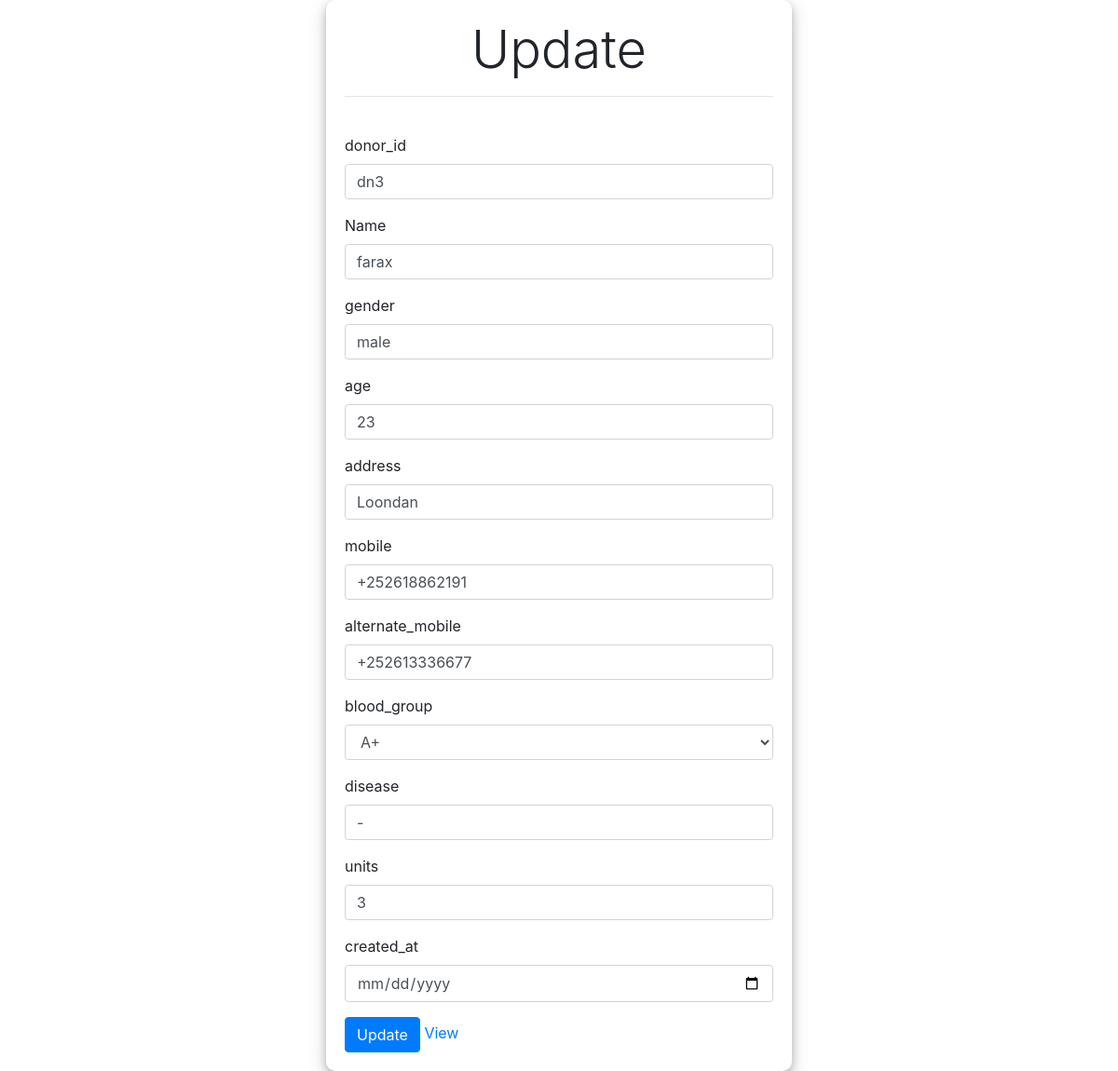
The page /update.php?id=3 on the database its author committed.
### tables this page shows
CREATE TABLE `donors` (
  `id` int(11) NOT NULL,
  `donor_id` varchar(100) DEFAULT NULL,
  `name` varchar(100) DEFAULT NULL,
  `gender` varchar(100) DEFAULT NULL,
  `age` varchar(100) DEFAULT NULL,
  `address` varchar(100) DEFAULT NULL,
  `mobile` varchar(100) DEFAULT NULL,
  `alternate_mobile` varchar(100) DEFAULT NULL,
  `blood_group` varchar(100) DEFAULT NULL,
  `disease` varchar(100) DEFAULT NULL,
  `units` varchar(100) DEFAULT NULL,
  `created_at` datetime DEFAULT NULL
);

### php/update.php (called while the page is built)
<?php
if (isset($_GET['id'])) {
	include "db_conn.php";
	function validate($data){
        $data = trim($data);
        $data = stripslashes($data);
        $data = htmlspecialchars($data);
        return $data;
	}
	$id = validate($_GET['id']);
	$sql = "SELECT * FROM donors WHERE id=$id";
    $result = mysqli_query($conn, $sql);
    if (mysqli_num_rows($result) > 0) {
    	$row = mysqli_fetch_assoc($result);
    }else {
    	header("Location: read.php");
    }
}else if(isset($_POST['update'])){
    include "../db_conn.php";
    function validate($data){
        $data = trim($data);
        $data = stripslashes($data);
        $data = htmlspecialchars($data);
        return $data;
	}
	$donor_id = validate($_POST['donor_id']);
	$name = validate($_POST['name']);
	$id = validate($_POST['id']);
        $gender = validate($_POST['gender']);
	$age = validate($_POST['age']);
        $address = validate($_POST['address']);
	$mobile = validate($_POST['mobile']);
        $alternate_mobile = validate($_POST['alternate_mobile']);
	$blood_group = validate($_POST['blood_group']);
        $disease = validate($_POST['disease']);
	$units = validate($_POST['units']);
        $created_at = validate($_POST['created_at']);
	if (empty($donor_id)) {
		header("Location: ../update.php?id=$id&error=donor_id is required");
	}
        else if (empty($name)) {
		header("Location: ../update.php?id=$id&error=name is required");
	}
        else if (empty($gender)) {
		header("Location: ../update.php?id=$id&error=gender is required");
	}
        else if (empty($age)) {
		header("Location: ../update.php?id=$id&error=age is required");
	}
        else if (empty($address)) {
		header("Location: ../update.php?id=$id&error=address is required");
	}
        else if (empty($mobile)) {
		header("Location: ../update.php?id=$id&error=mobile is required");
	}
        else if (empty($alternate_mobile)) {
		header("Location: ../update.php?id=$id&error=alternate_mobile is required");
	}
        else if (empty($blood_group)) {
		header("Location: ../update.php?id=$id&error=blood_group is required");
	}
        else if (empty($disease)) {
		header("Location: ../update.php?id=$id&error=disease is required");
	}
        else if (empty($units)) {
		header("Location: ../update.php?id=$id&error=units is required");
	}
        else if (empty($created_at)) {
		header("Location: ../update.php?id=$id&error=created_at is required");
	}
        else {
       $sql = "UPDATE donors
               SET donor_id='$donor_id', name='$name',gender='$gender',
               age='$age',address='$address',mobile='$mobile',alternate_mobile='$alternate_mobile',
               blood_group='$blood_group',disease='$disease',units='$units',created_at='$created_at'
               WHERE id=$id ";
       $result = mysqli_query($conn, $sql);
       if ($result) {
       	  header("Location: ../read.php?success=successfully updated");
       }else {
          header("Location: ../update.php?id=$id&error=unknown error occurred&$user_data");
       }
	}
}else {
	header("Location: read.php");
}

### update.php (the view, shortened to what this page needs)
<?php include 'php/update.php'; ?>
<!DOCTYPE html>
<html>
<head>
	<link rel="stylesheet" href="https://maxcdn.bootstrapcdn.com/bootstrap/4.0.0/css/bootstrap.min.css">
    <link rel="stylesheet" href="css/style.css">
</head>
<body>
	<div class="container">
		<form action="php/update.php"   method="post">
		   <h4 class="display-4 text-center">Update</h4><hr><br>
		   <div class="form-group">
		     <label for="name">donor_id</label>
		     <input type="text"  class="form-control"  id="donor_id"  name="donor_id"  value="<?=$row['donor_id'] ?>" >
		   </div>
		   <div class="form-group">
		     <label for="name">Name</label>
		     <input type="name"  class="form-control"  id="name"  name="name"  value="<?=$row['name'] ?>" >
		   </div>
		   <div class="form-group">
		     <label for="name">gender</label>
		     <input type="text"  class="form-control"  id="gender"  name="gender"  value="<?=$row['gender'] ?>" >
		   </div>
		   <div class="form-group">
		     <label for="name">age</label>
		     <input type="number"  class="form-control"  id="age"  name="age"  value="<?=$row['age'] ?>" >
		   </div>
		   <div class="form-group">
		     <label for="name">address</label>
		     <input type="text"  class="form-control"  id="address"  name="address"  value="<?=$row['address'] ?>" >
		   </div>
		   <div class="form-group">
		     <label for="name">mobile</label>
		     <input type="mobile"  class="form-control"  id="mobile"  name="mobile"  value="<?=$row['mobile'] ?>" >
		   </div>
		   <div class="form-group">
		     <label for="name">alternate_mobile</label>
		     <input type="mobile"  class="form-control"  id="alternate_mobile"  name="alternate_mobile"  value="<?=$row['alternate_mobile'] ?>" >
		   </div>
		   <div class="form-group">
		   <label for="name">blood_group</label>
		   <select name="blood_group" id="blood_group"   value="<?=$row['blood_group'] ?>"   class="form-control">
    <option value="A+">A+</option>
  </select>
  </div>
		   <div class="form-group">
		     <label for="name">disease</label>
		     <input type="disease"  class="form-control"  id="disease"  name="disease"  value="<?=$row['disease'] ?>" >
		   </div>
		   <div class="form-group">
		     <label for="name">units</label>
		     <input type="units"  class="form-control"  id="units"  name="units"  value="<?=$row['units'] ?>" >
		   </div>
		   <div class="form-group">
		     <label for="name">created_at</label>
		     <input type="date"  class="form-control"  id="created_at"  name="created_at"  value="<?=$row['created_at'] ?>" >
		   </div>
		   <button type="submit"
		           class="btn btn-primary"
		           name="update">Update</button>
		    <a href="read.php" class="link-primary">View</a>
	    </form>
	</div>
</body>
</html>

### css/style.css (style rules this page uses)
.container { min-height: 100vh; display: flex; justify-content: center; align-items: center; flex-direction: column; }
.container form { width: 500px; padding: 20px; border-radius: 10px; box-shadow: 0 4px 8px 0 rgba(0, 0, 0, 0.2), 0 6px 20px 0 rgba(0, 0, 0, 0.19); }

### rows shown on the page
donors: donor_id "dn3", name "farax", gender "male", age "23", address "Loondan", mobile "+252618862191", alternate_mobile "+252613336677", blood_group "A+", disease "-", units "3"
